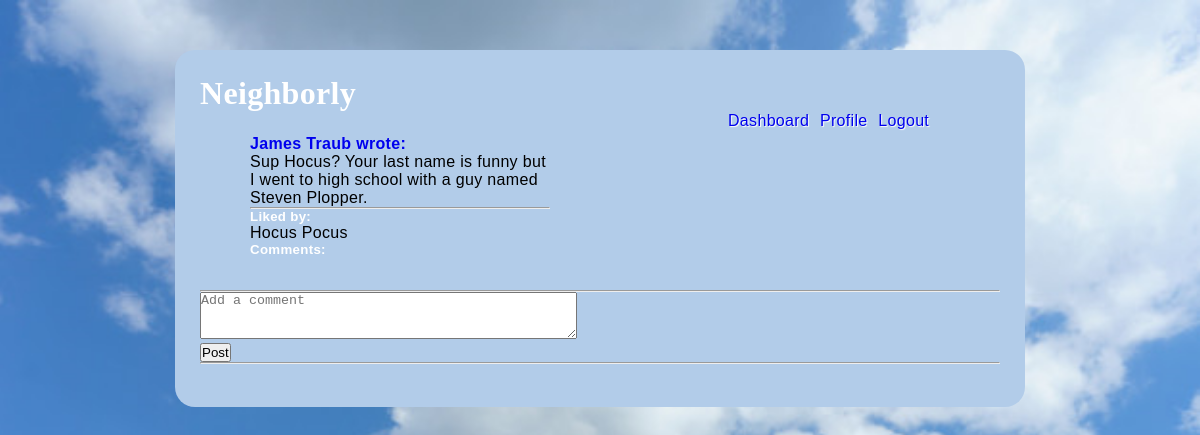
/post/details/2 (signed in), run on an earlier commit of the app's database.
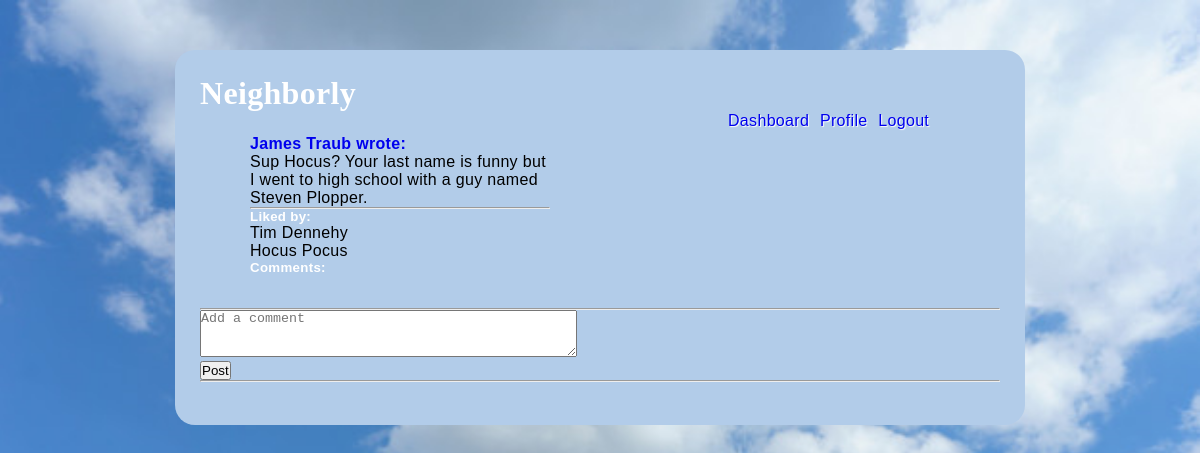
And on a later commit of the database.
### models.py (models this page shows)
class User(db.Model):
    __tablename__ = "users"
    id = db.Column(db.Integer, primary_key=True)
    first_name = db.Column(db.String(45))
    last_name = db.Column(db.String(45))
    email = db.Column(db.String(255))
    address_id = db.Column(db.Integer, db.ForeignKey('addresses.id', ondelete='cascade'))
    address = db.relationship('Address', foreign_keys=[address_id])
    password_hash=db.Column(db.String(255))
    profile_pic = db.Column(db.Text)
    likes_sent = db.relationship('Post', secondary=likes_table, passive_deletes=True)
    all_post = db.relationship('Post', back_populates="user", cascade="all, delete, delete-orphan")
    all_event = db.relationship('Event', back_populates="user", cascade="all, delete, delete-orphan")
    post_comments = db.relationship('Post_comment', back_populates="user", cascade="all, delete, delete-orphan")
    event_comments = db.relationship('Event_comment', back_populates="user", cascade="all, delete, delete-orphan")
    created_at = db.Column(db.DateTime, server_default = func.now())
    updated_at = db.Column(db.DateTime, server_default = func.now(), onupdate = func.now())
    @property
    def full_name(self):
        return self.first_name + ' ' + self.last_name

### controller.py (the view)
def post_details(post_id):
    if 'user_id' not in session:
        return redirect("/")
    post = Post.query.get(post_id)
    user = User.query.filter_by(id = post.user_id).all()
    comment = Post_comment.query.filter_by(post_id = int(post_id)).all()
    return render_template("post_details.html", post = post, all_users = user, all_comments = comment)

### templates/post_details.html (shortened to what this page needs)
<!DOCTYPE html>
<html lang="en">
<head>
    <link rel="stylesheet" type="text/css" href="{{ url_for('static', filename='style1.css') }}">
</head>
<body>
    <div class="container_dashboard">
        <h1>Neighborly</h1>
        <div class="navigation">
            <a href="/dashboard">Dashboard</a>
            <a href="/my_profile">Profile</a>
            <a href="/logout">Logout</a>
        </div>
        <div class="post-details">
            {% for user in all_users %}
                <h4><a href="/neighbors/profile/{{user.id}}"> {{user.full_name}} wrote:</a></h4>
            {% endfor %}
            <blockquote>
                {{ post.message }}
            </blockquote>
            <hr>
            <h5>Liked by:</h5>
            <ul>
                {% for user in post.likes_rec %}
                    <li>{{ user.first_name }} {{ user.last_name }}</li>
                {% endfor %}
            </ul>
            <h5>Comments:</h5>
        </div>
        <hr>
        <form action="/add/post_comment/{{post.id}}", method="POST">
            <p><textarea name="message"  cols="45" rows="3" placeholder="Add a comment"></textarea></p>
            <input type="submit" value="Post">
        </form>
        <hr>
    </div>
</body>
</html>

What changed in the data, as far as the page shows it:
added User: first_name "Tim", last_name "Dennehy", shown under "Liked by:"
